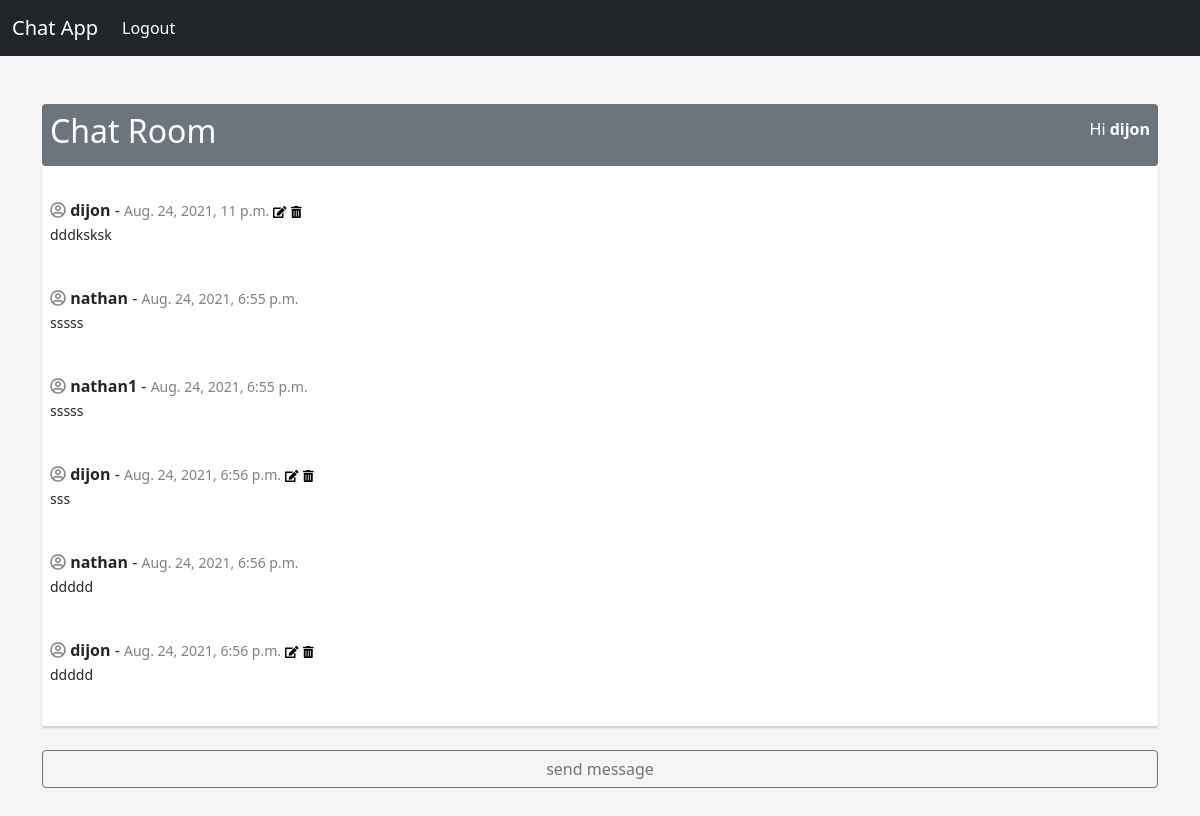
The app's page / (signed in), older data.
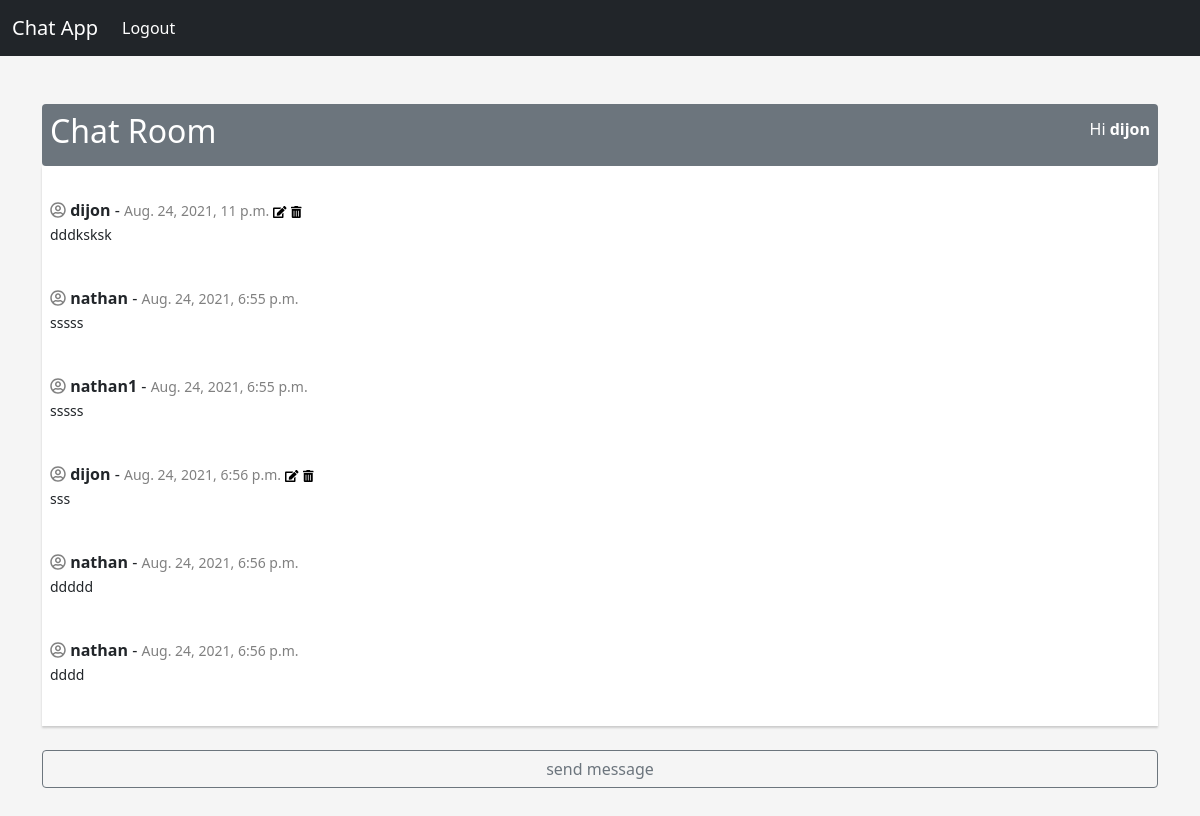
The same page, newer data.
### chat/models.py (models this page shows, shortened)
class Message(models.Model):
    user = models.ForeignKey(User, on_delete=models.CASCADE)
    message = models.TextField()
    is_viewed = models.BooleanField(default=False)
    created_at = models.DateTimeField(auto_now=True)

### chat/views.py (the view)
# urls.py: path('', views.MessageListView.as_view(), name='message-list'),
class MessageListView(LoginRequiredMixin, ListView):
    template_name = 'chat/chat-room.html'
    queryset = Message.objects.all()
    context_object_name = 'message_list'

### chat/templates/chat/chat-room.html (shortened to what this page needs)
{% extends 'chat/base.html' %}
{% load bootstrap4 %}
{% block body_block %}
<div>
    <div class="bg-secondary p-2 rounded">
        <div style="display: flex; justify-content: space-between">
            <h2 style="color: white">Chat Room</h2>
        <div style="padding-top: 5px">
            {% if user.is_authenticated%}<span style="color: white"> Hi</span><strong style="color: white"> {{ user.username }}</strong>{% endif %}
        </div>
        </div>
    </div>
    <div  style="height: 560px; overflow: scroll; box-shadow: 0 2px 2px #ccc; background-color: white">
        {% for message in message_list %}
        <div class="p-2 mt-4">
            <i style="color: grey" class="far fa-user-circle"></i>
            <strong>{{ message.user.username }}</strong> - <small><span style="color: grey">{{ message.created_at }}</span></small>
            {% if user == message.user %}
            <a style="color: black; font-size: 12px; cursor: pointer" href="{% url 'chat:update-message' pk=message.id %}"><i class="fas fa-edit"></i></a>
            <a style="color: black; font-size: 12px; cursor: pointer" href="{% url 'chat:delete-message' pk=message.id %}"><i class="fas fa-trash-alt"></i></a>
            {% endif %}
            <div><small>{{ message.message }}</small></div>
        </div>
        {% endfor %}
    </div>
    <br>
    <div class="d-grid gap-2">
        <a class="btn btn-outline-secondary" type="button" href="{% url 'chat:create-message' %}">send message</a>
    </div>
</div>
{% endblock %}

### chat/templates/chat/base.html (shortened to what this page needs)
<!DOCTYPE html>
{% load static %}
<html>
<head>
    <link href="https://cdn.jsdelivr.net/npm/bootstrap@5.1.0/dist/css/bootstrap.min.css" rel="stylesheet">
</head>
<body style="background-color: whitesmoke">
<nav class="navbar navbar-expand-lg navbar-dark bg-dark">
  <div class="container-fluid">
    <a class="navbar-brand" href="{% url 'chat:message-list' %}">Chat App</a>
    <div class="collapse navbar-collapse" id="navbarNav">
      <ul class="navbar-nav">
          {% if user.is_authenticated %}
        <li class="nav-item">
          <a class="nav-link active" aria-current="page" href="{% url 'accounts:logout' %}">Logout</a>
        </li>
          {% else %}
          <li class="nav-item">
          <a class="nav-link active" aria-current="page" href="{% url 'accounts:login' %}">Login</a>
        </li>
        <li class="nav-item">
          <a class="nav-link active" aria-current="page" href="{% url 'accounts:signup' %}">Register</a>
           {% endif %}
      </ul>
    </div>
  </div>
</nav>
<div class="container mb-5 mt-5">
    {% block body_block%}
    {% endblock %}
</div>
</body>
</html>

Row changes from the older to the newer data that the page shows:
removed Message: user.username "dijon", created_at "Aug. 24, 2021, 6:56 p.m.", message "ddddd"
now on this page (row unchanged): Message: user.username "nathan", created_at "Aug. 24, 2021, 6:56 p.m.", message "dddd"
